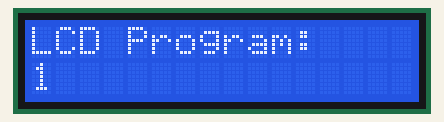
Recording of a sketch running on a simulated Arduino Uno, built with avr-gcc and run on an emulated ATmega328P. Shown: 16×2 character LCD.

Above: at 0.1 s.
At 1.2 s:
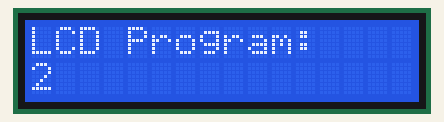
At 2.3 s:
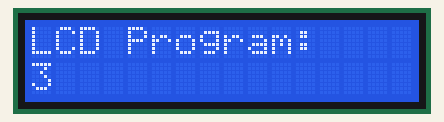
At 4.5 s:
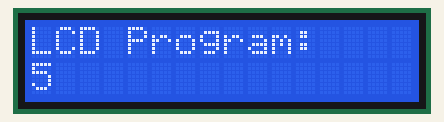
At 6.7 s:
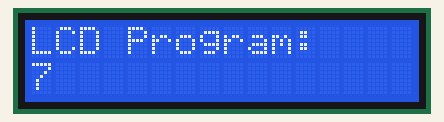
At 10.1 s:
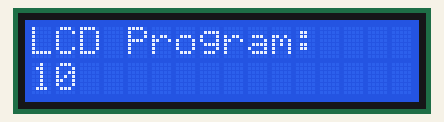

The sketch:

sketch_feb29b.ino
```cpp
#include<LiquidCrystal.h>
LiquidCrystal lcd(2,3,4,5,6,7);

void setup() {
  // put your setup code here, to run once:
lcd.begin(16,2);

}

void loop() {
  // put your main code here, to run repeatedly:

for(int i=1; i<=10; i++) {
lcd.print("LCD Program:");
lcd.setCursor(0,1);
lcd.print(i);
delay(1000);
lcd.clear();
delay(100);
}
}
```

Measured:
- by itself, everything shown: repeats every 11.0 s, in 20 steps
- what the display in image 1 shows lasts 1.0 s, from 1.2 s to 2.2 s
